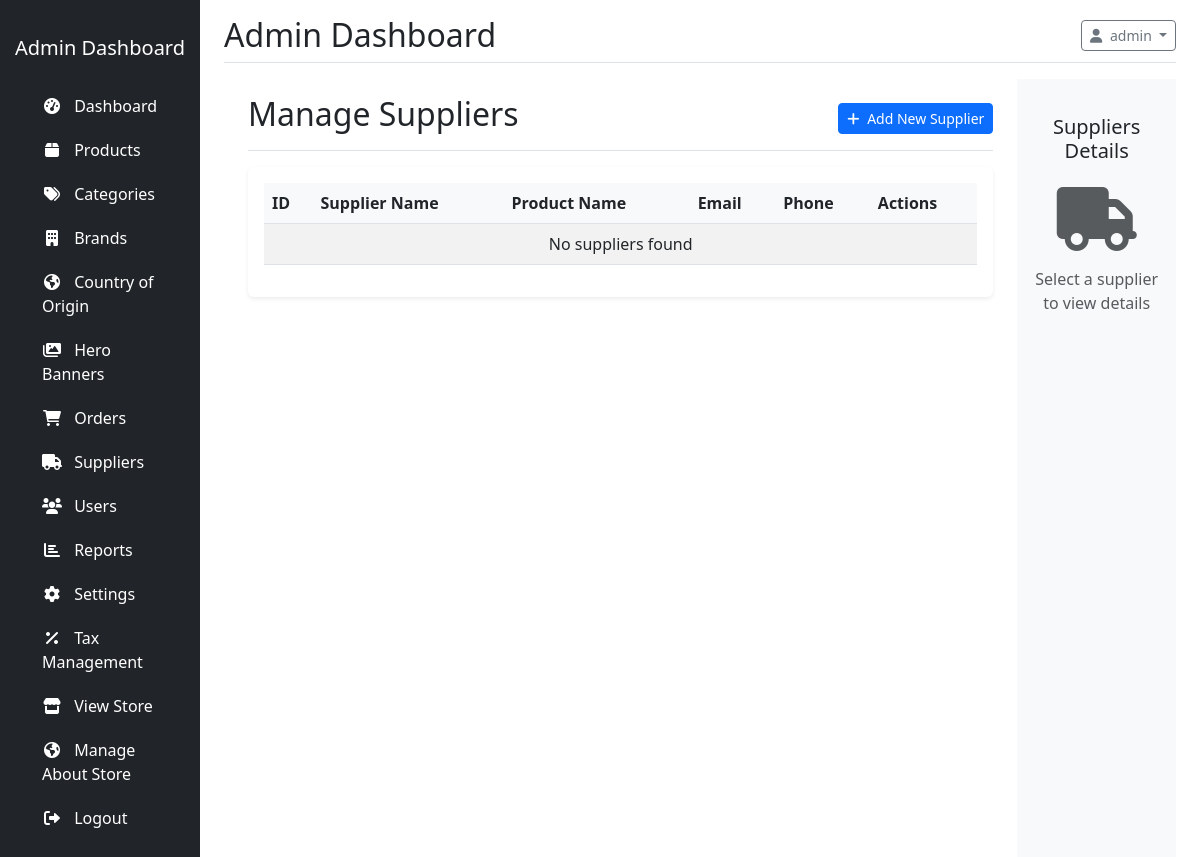
The page /?controller=supplier&action=index (signed in) on the database as committed earlier.
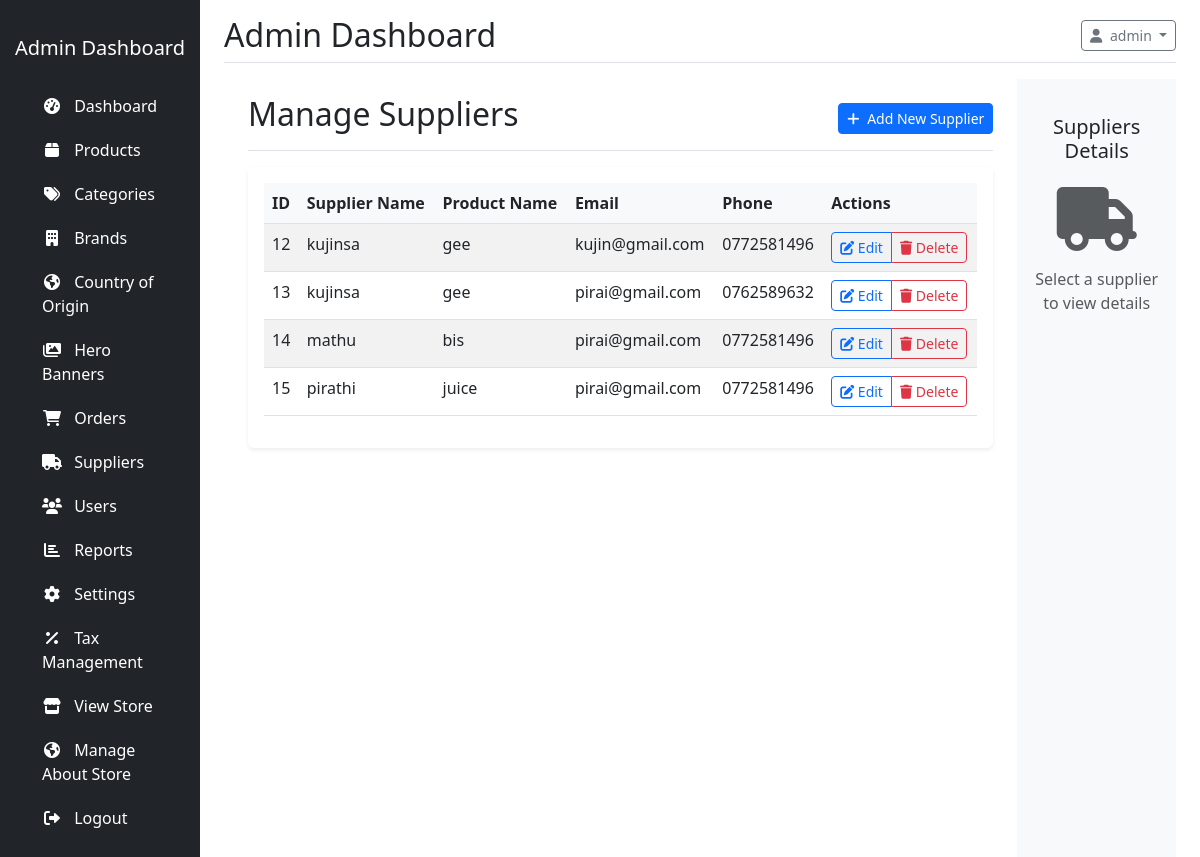
The same page on the database as committed later.
### tables this page shows
CREATE TABLE IF NOT EXISTS `suppliers` (
  `id` int NOT NULL AUTO_INCREMENT,
  `name` varchar(255) NOT NULL,
  `product_name` varchar(255) DEFAULT NULL,
  `email` varchar(255) DEFAULT NULL,
  `phone` varchar(50) DEFAULT NULL,
  `address` text,
  `created_at` timestamp NULL DEFAULT CURRENT_TIMESTAMP,
  `updated_at` timestamp NULL DEFAULT CURRENT_TIMESTAMP ON UPDATE CURRENT_TIMESTAMP,
  PRIMARY KEY (`id`)
);

### app/controllers/SupplierController.php (called while the page is built, shortened)
<?php
class SupplierController extends Controller {
    private $supplierModel;
    public function __construct() {
        $this->supplierModel = $this->model('Supplier');
    }
    public function index() {
        $suppliers = $this->supplierModel->getAllSuppliers();
        $data = [
            'title' => 'Manage Suppliers',
            'suppliers' => $suppliers
        ];
        $this->view('admin/suppliers/index', $data);
    }
}

### config/database.php (called while the page is built, shortened)
<?php
class Database {
    private $host = DB_HOST;
    private $user = DB_USER;
    private $pass = DB_PASS;
    private $dbname = DB_NAME;
    private $conn;
    private $stmt;
    public function __construct() {
        $dsn = 'mysql:host=' . $this->host . ';dbname=' . $this->dbname;
        $options = array(
            PDO::ATTR_PERSISTENT => true,
            PDO::ATTR_ERRMODE => PDO::ERRMODE_EXCEPTION,
            PDO::ATTR_DEFAULT_FETCH_MODE => PDO::FETCH_ASSOC,
            PDO::ATTR_EMULATE_PREPARES => false
        );
        try {
            $this->conn = new PDO($dsn, $this->user, $this->pass, $options);
        } catch(PDOException $e) {
            $this->error = $e->getMessage();
        }
    }
    public function query($query) {
        $this->stmt = null;
        try {
            $this->stmt = $this->conn->prepare($query);
            return true;
        } catch(PDOException $e) {
            $this->error = $e->getMessage();
            error_log('PDO Query Error: ' . $this->error . ' - Query: ' . $query);
            throw $e;
        }
    }
    public function execute() {
        try {
            return $this->stmt->execute();
        } catch(PDOException $e) {
            $this->error = $e->getMessage();
            error_log('Execute Error: ' . $this->error);
            return false;
        }
    }
    public function resultSet() {
        try {
            if(!$this->execute()) {
                return [];
            }
            return $this->stmt->fetchAll();
        } catch(PDOException $e) {
            $this->error = $e->getMessage();
            error_log('ResultSet Error: ' . $this->error);
            return [];
        }
    }
}

### app/models/Supplier.php (called while the page is built, shortened)
<?php
class Supplier {
    private $db;
    private $table = 'suppliers';
    public function __construct($db = null) {
        if ($db instanceof Database) {
            $this->db = $db;
        } else {
            $this->db = new Database;
        }
    }
    public function getAllSuppliers() {
        try {
            $this->db->query('SELECT * FROM ' . $this->table . ' ORDER BY name ASC');
            return $this->db->resultSet();
        } catch (Exception $e) {
            error_log('Error in Supplier::getAllSuppliers - ' . $e->getMessage());
            return ['success' => false, 'message' => 'Failed to fetch suppliers'];
        }
    }
}

### app/views/admin/suppliers/index.php (the view, shortened to what the rows shown need)
<?php
require_once APP_PATH . 'views/admin/layouts/header.php';
?>
<div class="container-fluid">
    <div class="row">
        <div class="col-md-9 ms-sm-auto col-lg-10 px-md-4">
            <div class="d-flex justify-content-between flex-wrap flex-md-nowrap align-items-center pt-3 pb-2 mb-3 border-bottom">
                <h1 class="h2">Manage Suppliers</h1>
            </div>
            <div class="card">
                <div class="card-body">
                    <div class="table-responsive">
                        <table class="table table-striped table-hover">
                            <thead>
                                <tr>
                                    <th>ID</th>
                                    <th>Supplier Name</th>
                                    <th>Product Name</th>
                                    <th>Email</th>
                                    <th>Phone</th>
                                    <th>Actions</th>
                                </tr>
                            </thead>
                            <tbody>
                                <?php if (!empty($data['suppliers'])): ?>
                                    <?php foreach ($data['suppliers'] as $supplier): ?>
                                        <tr style="cursor: pointer;" onclick="loadSupplierDetails('<?php echo BASE_URL; ?>?controller=supplier&action=details&id=<?php echo $supplier['id']; ?>')">
                                            <td><?php echo $supplier['id']; ?></td>
                                            <td><?php echo htmlspecialchars($supplier['name']); ?></td>
                                            <td><?php echo !empty($supplier['product_name']) ? htmlspecialchars($supplier['product_name']) : '-'; ?></td>
                                            <td><?php echo $supplier['email'] ? htmlspecialchars($supplier['email']) : '-'; ?></td>
                                            <td><?php echo $supplier['phone'] ? htmlspecialchars($supplier['phone']) : '-'; ?></td>
                                            <td class="text-nowrap">
                                                <div class="btn-group btn-group-sm" role="group" aria-label="Supplier Actions" onclick="event.stopPropagation();">
                                                    <button type="button"
                                                            class="btn btn-outline-primary edit-supplier"
                                                            data-id="<?php echo $supplier['id']; ?>"
                                                            data-name="<?php echo htmlspecialchars($supplier['name']); ?>"
                                                            data-product_name="<?php echo htmlspecialchars($supplier['product_name'] ?? ''); ?>"
                                                            data-email="<?php echo htmlspecialchars($supplier['email'] ?? ''); ?>"
                                                            data-phone="<?php echo htmlspecialchars($supplier['phone'] ?? ''); ?>"
                                                            data-address="<?php echo htmlspecialchars($supplier['address'] ?? ''); ?>"
                                                            onclick="handleEditClick(event); return false;">
                                                        <i class="fas fa-edit"></i> Edit
                                                    </button>
                                                    <button type="button" class="btn btn-outline-danger delete-supplier"
                                                            data-id="<?php echo $supplier['id']; ?>"
                                                            data-name="<?php echo htmlspecialchars($supplier['name']); ?>"
                                                            onclick="handleDeleteClick(event); return false;">
                                                        <i class="fas fa-trash"></i> <span class="button-text">Delete</span>
                                                    </button>
                                                </div>
                                            </td>
                                        </tr>
                                    <?php endforeach; ?>
                                <?php else: ?>
                                    <tr>
                                        <td colspan="6" class="text-center">No suppliers found</td>
                                    </tr>
                                <?php endif; ?>
                            </tbody>
                        </table>
                    </div>
                </div>
            </div>
        </div>
    </div>
</div>
<?php require_once APP_PATH . 'views/admin/layouts/footer.php'; ?>

Rows that differ between the two databases and show on the page:
added suppliers: id "12", name "kujinsa", product_name "gee", email "kujin@gmail.com", phone "0772581496"
added suppliers: id "13", name "kujinsa", product_name "gee", email "pirai@gmail.com", phone "0762589632"
added suppliers: id "14", name "mathu", product_name "bis", email "pirai@gmail.com", phone "0772581496"
added suppliers: id "15", name "pirathi", product_name "juice", email "pirai@gmail.com", phone "0772581496"
Other text that changed with them:
text no longer shown: "No suppliers found"
